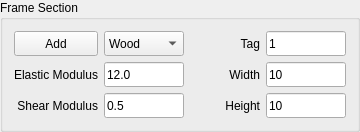
           <widget class="QGroupBox" name="groupBox_5">
            <property name="title">
             <string>Frame Section</string>
            </property>
            <layout class="QVBoxLayout" name="verticalLayout_5">
             <item>
              <layout class="QGridLayout" name="gridLayout_3">
               <item row="0" column="0">
                <widget class="QPushButton" name="button_add_frame_section">
                 <property name="sizePolicy">
                  <sizepolicy hsizetype="Preferred" vsizetype="Fixed">
                   <horstretch>0</horstretch>
                   <verstretch>0</verstretch>
                  </sizepolicy>
                 </property>
                 <property name="minimumSize">
                  <size>
                   <width>70</width>
                   <height>25</height>
                  </size>
                 </property>
                 <property name="maximumSize">
                  <size>
                   <width>100</width>
                   <height>40</height>
                  </size>
                 </property>
                 <property name="text">
                  <string>Add</string>
                 </property>
                </widget>
               </item>
               <item row="0" column="1">
                <widget class="QComboBox" name="box_material_type">
                 <property name="sizePolicy">
                  <sizepolicy hsizetype="Preferred" vsizetype="Fixed">
                   <horstretch>0</horstretch>
                   <verstretch>0</verstretch>
                  </sizepolicy>
                 </property>
                 <property name="minimumSize">
                  <size>
                   <width>60</width>
                   <height>25</height>
                  </size>
                 </property>
                 <property name="maximumSize">
                  <size>
                   <width>80</width>
                   <height>40</height>
                  </size>
                 </property>
                 <item>
                  <property name="text">
                   <string>Wood</string>
                  </property>
                 </item>
                 <item>
                  <property name="text">
                   <string>Steel</string>
                  </property>
                 </item>
                </widget>
               </item>
               <item row="0" column="2">
                <widget class="QLabel" name="label_8">
                 <property name="minimumSize">
                  <size>
                   <width>70</width>
                   <height>25</height>
                  </size>
                 </property>
                 <property name="maximumSize">
                  <size>
                   <width>100</width>
                   <height>40</height>
                  </size>
                 </property>
                 <property name="text">
                  <string>Tag</string>
                 </property>
                 <property name="alignment">
                  <set>Qt::AlignRight|Qt::AlignTrailing|Qt::AlignVCenter</set>
                 </property>
                </widget>
               </item>
               <item row="0" column="3">
                <widget class="QLineEdit" name="input_frame_section_tag">
                 <property name="minimumSize">
                  <size>
                   <width>60</width>
                   <height>25</height>
                  </size>
                 </property>
                 <property name="maximumSize">
                  <size>
                   <width>80</width>
                   <height>40</height>
                  </size>
                 </property>
                 <property name="text">
                  <string>1</string>
                 </property>
                </widget>
               </item>
               <item row="1" column="0">
                <widget class="QLabel" name="label_4">
                 <property name="minimumSize">
                  <size>
                   <width>70</width>
                   <height>25</height>
                  </size>
                 </property>
                 <property name="maximumSize">
                  <size>
                   <width>100</width>
                   <height>40</height>
                  </size>
                 </property>
                 <property name="text">
                  <string>Elastic Modulus</string>
                 </property>
                 <property name="alignment">
                  <set>Qt::AlignRight|Qt::AlignTrailing|Qt::AlignVCenter</set>
                 </property>
                </widget>
               </item>
               <item row="1" column="1">
                <widget class="QLineEdit" name="input_e">
                 <property name="minimumSize">
                  <size>
                   <width>60</width>
                   <height>25</height>
                  </size>
                 </property>
                 <property name="maximumSize">
                  <size>
                   <width>80</width>
                   <height>40</height>
                  </size>
                 </property>
                 <property name="text">
                  <string>12.0</string>
                 </property>
                </widget>
               </item>
               <item row="1" column="2">
                <widget class="QLabel" name="label_w">
                 <property name="enabled">
                  <bool>true</bool>
                 </property>
                 <property name="minimumSize">
                  <size>
                   <width>70</width>
                   <height>25</height>
                  </size>
                 </property>
                 <property name="maximumSize">
                  <size>
                   <width>100</width>
                   <height>40</height>
                  </size>
                 </property>
                 <property name="text">
                  <string>Width</string>
                 </property>
                 <property name="alignment">
                  <set>Qt::AlignRight|Qt::AlignTrailing|Qt::AlignVCenter</set>
                 </property>
                </widget>
               </item>
               <item row="1" column="3">
                <widget class="QLineEdit" name="input_w">
                 <property name="enabled">
                  <bool>true</bool>
                 </property>
                 <property name="minimumSize">
                  <size>
                   <width>60</width>
                   <height>25</height>
                  </size>
                 </property>
                 <property name="maximumSize">
                  <size>
                   <width>80</width>
                   <height>40</height>
                  </size>
                 </property>
                 <property name="text">
                  <string>10</string>
                 </property>
                </widget>
               </item>
               <item row="2" column="0">
                <widget class="QLabel" name="label_g">
                 <property name="enabled">
                  <bool>true</bool>
                 </property>
                 <property name="minimumSize">
                  <size>
                   <width>70</width>
                   <height>25</height>
                  </size>
                 </property>
                 <property name="maximumSize">
                  <size>
                   <width>100</width>
                   <height>40</height>
                  </size>
                 </property>
                 <property name="text">
                  <string>Shear Modulus</string>
                 </property>
                 <property name="alignment">
                  <set>Qt::AlignRight|Qt::AlignTrailing|Qt::AlignVCenter</set>
                 </property>
                </widget>
               </item>
               <item row="2" column="1">
                <widget class="QLineEdit" name="input_g">
                 <property name="enabled">
                  <bool>true</bool>
                 </property>
                 <property name="minimumSize">
                  <size>
                   <width>60</width>
                   <height>25</height>
                  </size>
                 </property>
                 <property name="maximumSize">
                  <size>
                   <width>80</width>
                   <height>40</height>
                  </size>
                 </property>
                 <property name="text">
                  <string>0.5</string>
                 </property>
                </widget>
               </item>
               <item row="2" column="2">
                <widget class="QLabel" name="label_h">
                 <property name="enabled">
                  <bool>true</bool>
                 </property>
                 <property name="minimumSize">
                  <size>
                   <width>70</width>
                   <height>25</height>
                  </size>
                 </property>
                 <property name="maximumSize">
                  <size>
                   <width>100</width>
                   <height>40</height>
                  </size>
                 </property>
                 <property name="text">
                  <string>Height</string>
                 </property>
                 <property name="alignment">
                  <set>Qt::AlignRight|Qt::AlignTrailing|Qt::AlignVCenter</set>
                 </property>
                </widget>
               </item>
               <item row="2" column="3">
                <widget class="QLineEdit" name="input_h">
                 <property name="enabled">
                  <bool>true</bool>
                 </property>
                 <property name="minimumSize">
                  <size>
                   <width>60</width>
                   <height>25</height>
                  </size>
                 </property>
                 <property name="maximumSize">
                  <size>
                   <width>80</width>
                   <height>40</height>
                  </size>
                 </property>
                 <property name="text">
                  <string>10</string>
                 </property>
                </widget>
               </item>
              </layout>
             </item>
            </layout>
           </widget>
